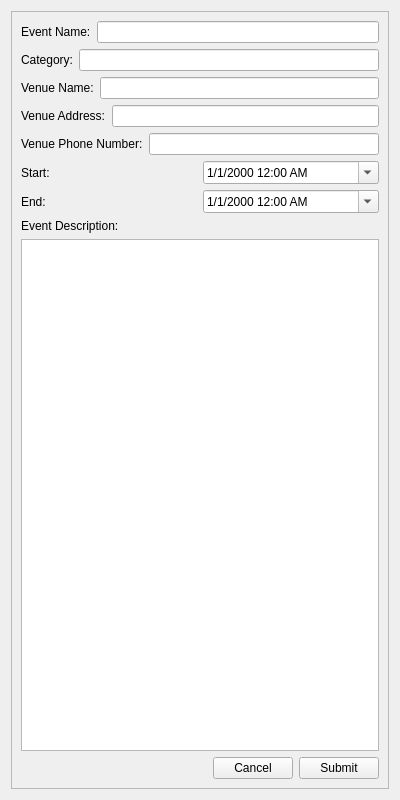
<?xml version="1.0" encoding="UTF-8"?>
<ui version="4.0">
 <class>CreateEventPage</class>
 <widget class="QWidget" name="CreateEventPage">
  <property name="geometry">
   <rect>
    <x>0</x>
    <y>0</y>
    <width>400</width>
    <height>800</height>
   </rect>
  </property>
  <property name="windowTitle">
   <string>Form</string>
  </property>
  <layout class="QVBoxLayout" name="verticalLayout">
   <item>
    <widget class="QScrollArea" name="scrollArea">
     <property name="widgetResizable">
      <bool>true</bool>
     </property>
     <widget class="QWidget" name="scrollAreaWidgetContents">
      <property name="geometry">
       <rect>
        <x>0</x>
        <y>0</y>
        <width>380</width>
        <height>780</height>
       </rect>
      </property>
      <layout class="QVBoxLayout" name="verticalLayout_2">
       <item>
        <layout class="QHBoxLayout" name="nameLayout">
         <item>
          <widget class="QLabel" name="nameLabel">
           <property name="text">
            <string>Event Name:</string>
           </property>
          </widget>
         </item>
         <item>
          <widget class="QLineEdit" name="nameField"/>
         </item>
        </layout>
       </item>
       <item>
        <layout class="QHBoxLayout" name="categoryLayout">
         <item>
          <widget class="QLabel" name="categoryLabel">
           <property name="text">
            <string>Category:</string>
           </property>
          </widget>
         </item>
         <item>
          <widget class="QLineEdit" name="categoryField"/>
         </item>
        </layout>
       </item>
       <item>
        <layout class="QHBoxLayout" name="venueNameLayout">
         <item>
          <widget class="QLabel" name="venueNameLabel">
           <property name="text">
            <string>Venue Name:</string>
           </property>
          </widget>
         </item>
         <item>
          <widget class="QLineEdit" name="venueNameField"/>
         </item>
        </layout>
       </item>
       <item>
        <layout class="QHBoxLayout" name="venueAddressLayout">
         <item>
          <widget class="QLabel" name="venueAddressLabel">
           <property name="text">
            <string>Venue Address:</string>
           </property>
          </widget>
         </item>
         <item>
          <widget class="QLineEdit" name="venueAddressField"/>
         </item>
        </layout>
       </item>
       <item>
        <layout class="QHBoxLayout" name="venuePhoneLayout">
         <item>
          <widget class="QLabel" name="venuePhoneLabel">
           <property name="text">
            <string>Venue Phone Number:</string>
           </property>
          </widget>
         </item>
         <item>
          <widget class="QLineEdit" name="venuePhoneField"/>
         </item>
        </layout>
       </item>
       <item>
        <layout class="QHBoxLayout" name="horizontalLayout">
         <item>
          <widget class="QLabel" name="startTimeLabel">
           <property name="text">
            <string>Start:</string>
           </property>
          </widget>
         </item>
         <item>
          <widget class="QDateTimeEdit" name="startTime">
           <property name="displayFormat">
            <string>M/d/yyyy h:mm AP</string>
           </property>
           <property name="calendarPopup">
            <bool>true</bool>
           </property>
          </widget>
         </item>
        </layout>
       </item>
       <item>
        <layout class="QHBoxLayout" name="horizontalLayout_2">
         <item>
          <widget class="QLabel" name="endTimeLabel">
           <property name="text">
            <string>End:</string>
           </property>
          </widget>
         </item>
         <item>
          <widget class="QDateTimeEdit" name="endTime">
           <property name="displayFormat">
            <string>M/d/yyyy h:mm AP</string>
           </property>
           <property name="calendarPopup">
            <bool>true</bool>
           </property>
          </widget>
         </item>
        </layout>
       </item>
       <item>
        <layout class="QVBoxLayout" name="descriptionLayout">
         <item>
          <widget class="QLabel" name="descriptionLabel">
           <property name="text">
            <string>Event Description:</string>
           </property>
          </widget>
         </item>
         <item>
          <widget class="QTextEdit" name="descriptionField"/>
         </item>
        </layout>
       </item>
       <item>
        <layout class="QHBoxLayout" name="buttonsLayout">
         <item>
          <spacer name="horizontalSpacer">
           <property name="orientation">
            <enum>Qt::Horizontal</enum>
           </property>
           <property name="sizeHint" stdset="0">
            <size>
             <width>40</width>
             <height>20</height>
            </size>
           </property>
          </spacer>
         </item>
         <item>
          <widget class="QPushButton" name="cancelButton">
           <property name="text">
            <string>Cancel</string>
           </property>
          </widget>
         </item>
         <item>
          <widget class="QPushButton" name="submitButton">
           <property name="text">
            <string>Submit</string>
           </property>
          </widget>
         </item>
        </layout>
       </item>
      </layout>
     </widget>
    </widget>
   </item>
  </layout>
 </widget>
 <resources/>
 <connections/>
</ui>
